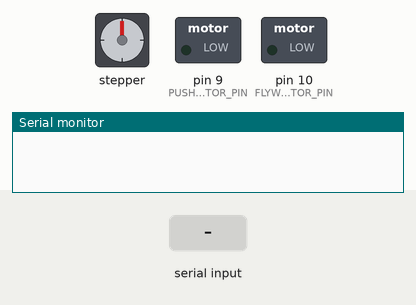
Recording of a sketch running on a simulated Arduino Uno, built with avr-gcc and run on an emulated ATmega328P. On the bench: stepper motor, switched loads named in the sketch (green lamp = pin HIGH), the last lines printed to the serial monitor. Inputs (shaded band) come from the test bench. Stepper angles assume 200 steps per turn.

Above: at 1.2 s.
1.3 s: "a90\n" received over Serial
At 3.3 s:
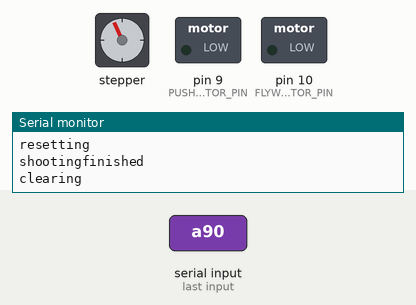
4.3 s: "a,45\n" received over Serial
At 6.7 s:
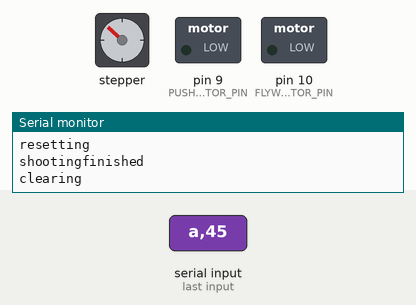
7.3 s: "a" received over Serial
At 9.0 s:
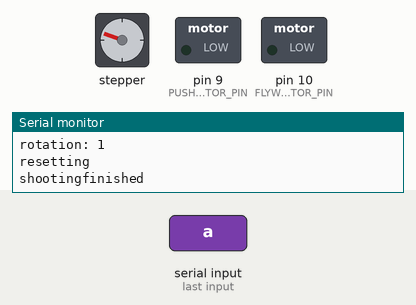
10.3 s: "a90\n" received over Serial
At 12.5 s:
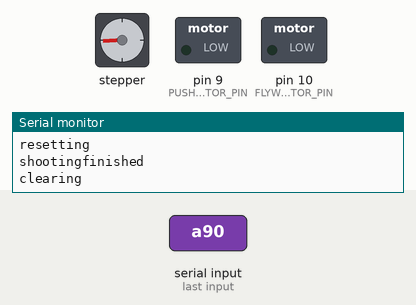
13.3 s: "a,45\n" received over Serial
At 15.9 s:
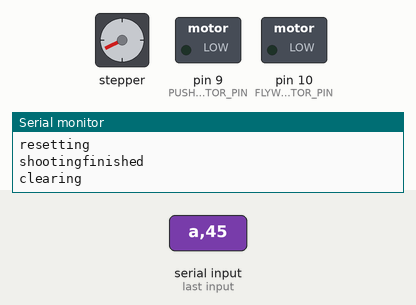
16.3 s: "a" received over Serial
At 18.3 s:
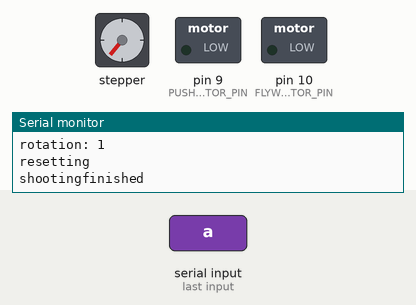
Timing chart, 0 to 19.8 s (numbered marks = the images above; inputs shaded):
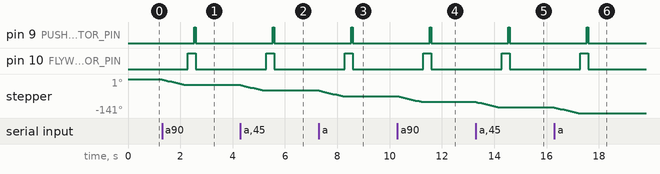

The sketch:

arduino.ino
```cpp
#include <Button.h>
#include <Stepper.h>


#define PUSHER_MOTOR_PIN 9
#define FLYWHEEL_MOTOR_PIN 10

#define FLYWHEEL_ACCEL_DELAY 250
#define FIRE_DELAY 60

#define STEPS 200
#define STEP_SPEED 4


Stepper stepper(STEPS, 4, 5, 6, 7);

uint8_t pusherPow, flywheelPow;
String command = "";

bool toClearSerialBuffer = false;

void setup() {
	Serial.begin(9600);

	pinMode(PUSHER_MOTOR_PIN, OUTPUT);
	pinMode(FLYWHEEL_MOTOR_PIN, OUTPUT);

	stepper.setSpeed(STEP_SPEED);

}

void loop() {
	clearBuffer();
	readSerial();
}

void clearBuffer () {
	if (toClearSerialBuffer) {
		if (Serial.available() > 0) {
			Serial.println("clearing");

			while (Serial.available() > 0) {
				Serial.read();
			}
		}

		toClearSerialBuffer = false;
	}
}

void readSerial() {
	if (Serial.available() > 0) {
    char reading = Serial.read();
    int intReading = reading - '0';

  	Serial.print("Reading: ");
		Serial.println(reading);
		Serial.print("Command: ");

    // null terminator
		if (reading == 'a') {
			Serial.println(command);

			Serial.println("executing command");

			int degreesToTurn = command.toInt();
			Serial.print("rotation: ");
			Serial.println((String)(degreesToTurn + 1));

			command = "";
			Serial.println("resetting");

			degreesToTurn -= 320;
			rotate(degreesToTurn/24);

			return;
		}

		//appending to command
		command += reading;

		//make sure command buffer never gets too big
		if (command.toInt() > 600 || command.toInt() < 0) {
			command = "";
		}

		Serial.println(command);

  }
}

void rotate(int stepsToRotate) {
	stepper.step(stepsToRotate);
	shoot();
}

void shoot() {
	Serial.print("shooting");

	digitalWrite(FLYWHEEL_MOTOR_PIN, HIGH);
	delay(FLYWHEEL_ACCEL_DELAY);
	digitalWrite(PUSHER_MOTOR_PIN, HIGH);
	delay(FIRE_DELAY);

	digitalWrite(FLYWHEEL_MOTOR_PIN, LOW);
	digitalWrite(PUSHER_MOTOR_PIN, LOW);

	Serial.println("finished\n\n");

	toClearSerialBuffer = true;
}

// void receiveI2CData () {
// 	while (Wire.available()) {
//     int reading = Wire.read();
//     Serial.print("data received: ");
//     Serial.println(reading);
// 8
//   }
// }
```

Measured:
- after the input at 1.3 s, pin 9 (PUSHER_MOTOR_PIN): LOW → HIGH after 1.2 s, → LOW 0.06 s later; pin 10 (FLYWHEEL_MOTOR_PIN): LOW → HIGH after 0.98 s, → LOW 0.31 s later; stepper: turns 24° counter-clockwise in 0.90 s, starting at once
- after the input at 4.3 s, pin 9 (PUSHER_MOTOR_PIN): LOW → HIGH after 1.2 s, → LOW 0.06 s later; pin 10 (FLYWHEEL_MOTOR_PIN): LOW → HIGH after 0.98 s, → LOW 0.31 s later; stepper: turns 23° counter-clockwise in 0.90 s, starting at once
- after the input at 7.3 s, pin 9 (PUSHER_MOTOR_PIN): LOW → HIGH after 1.2 s, → LOW 0.06 s later; pin 10 (FLYWHEEL_MOTOR_PIN): LOW → HIGH after 0.98 s, → LOW 0.31 s later; stepper: turns 24° counter-clockwise in 0.90 s, starting at once
- after the input at 10.3 s, pin 9 (PUSHER_MOTOR_PIN): LOW → HIGH after 1.2 s, → LOW 0.06 s later; pin 10 (FLYWHEEL_MOTOR_PIN): LOW → HIGH after 0.98 s, → LOW 0.31 s later; stepper: turns 23° counter-clockwise in 0.90 s, starting at once
- after the input at 13.3 s, pin 9 (PUSHER_MOTOR_PIN): LOW → HIGH after 1.2 s, → LOW 0.06 s later; pin 10 (FLYWHEEL_MOTOR_PIN): LOW → HIGH after 0.98 s, → LOW 0.31 s later; stepper: turns 23° counter-clockwise in 0.90 s, starting at once
- after the input at 16.3 s, pin 9 (PUSHER_MOTOR_PIN): LOW → HIGH after 1.2 s, → LOW 0.06 s later; pin 10 (FLYWHEEL_MOTOR_PIN): LOW → HIGH after 0.98 s, → LOW 0.31 s later; stepper: turns 24° counter-clockwise in 0.90 s, starting at once
